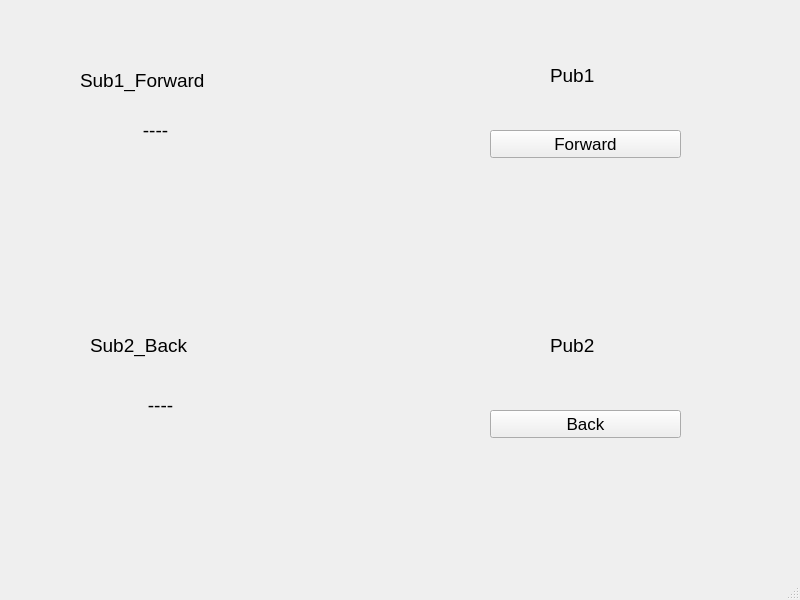
<?xml version="1.0" encoding="UTF-8"?>
<ui version="4.0">
 <class>MainWindow</class>
 <widget class="QMainWindow" name="MainWindow">
  <property name="geometry">
   <rect>
    <x>0</x>
    <y>0</y>
    <width>800</width>
    <height>600</height>
   </rect>
  </property>
  <property name="font">
   <font>
    <pointsize>13</pointsize>
   </font>
  </property>
  <property name="windowTitle">
   <string>MainWindow</string>
  </property>
  <widget class="QWidget" name="centralwidget">
   <widget class="QLabel" name="label">
    <property name="geometry">
     <rect>
      <x>80</x>
      <y>60</y>
      <width>151</width>
      <height>41</height>
     </rect>
    </property>
    <property name="font">
     <font>
      <pointsize>14</pointsize>
     </font>
    </property>
    <property name="text">
     <string>Sub1_Forward</string>
    </property>
   </widget>
   <widget class="QLabel" name="label_2">
    <property name="geometry">
     <rect>
      <x>90</x>
      <y>330</y>
      <width>131</width>
      <height>31</height>
     </rect>
    </property>
    <property name="font">
     <font>
      <pointsize>14</pointsize>
     </font>
    </property>
    <property name="text">
     <string>Sub2_Back</string>
    </property>
   </widget>
   <widget class="QLabel" name="label_3">
    <property name="geometry">
     <rect>
      <x>80</x>
      <y>110</y>
      <width>151</width>
      <height>41</height>
     </rect>
    </property>
    <property name="font">
     <font>
      <pointsize>14</pointsize>
     </font>
    </property>
    <property name="text">
     <string>----</string>
    </property>
    <property name="alignment">
     <set>Qt::AlignCenter</set>
    </property>
   </widget>
   <widget class="QLabel" name="label_4">
    <property name="geometry">
     <rect>
      <x>80</x>
      <y>380</y>
      <width>161</width>
      <height>51</height>
     </rect>
    </property>
    <property name="font">
     <font>
      <pointsize>14</pointsize>
     </font>
    </property>
    <property name="text">
     <string>----</string>
    </property>
    <property name="alignment">
     <set>Qt::AlignCenter</set>
    </property>
   </widget>
   <widget class="QLabel" name="label_5">
    <property name="geometry">
     <rect>
      <x>550</x>
      <y>60</y>
      <width>71</width>
      <height>31</height>
     </rect>
    </property>
    <property name="font">
     <font>
      <pointsize>14</pointsize>
     </font>
    </property>
    <property name="text">
     <string>Pub1</string>
    </property>
   </widget>
   <widget class="QLabel" name="label_6">
    <property name="geometry">
     <rect>
      <x>550</x>
      <y>330</y>
      <width>61</width>
      <height>31</height>
     </rect>
    </property>
    <property name="font">
     <font>
      <pointsize>14</pointsize>
     </font>
    </property>
    <property name="text">
     <string>Pub2</string>
    </property>
   </widget>
   <widget class="QPushButton" name="pushButton">
    <property name="geometry">
     <rect>
      <x>490</x>
      <y>130</y>
      <width>191</width>
      <height>28</height>
     </rect>
    </property>
    <property name="text">
     <string>Forward</string>
    </property>
   </widget>
   <widget class="QPushButton" name="pushButton_2">
    <property name="geometry">
     <rect>
      <x>490</x>
      <y>410</y>
      <width>191</width>
      <height>28</height>
     </rect>
    </property>
    <property name="text">
     <string>Back</string>
    </property>
   </widget>
  </widget>
  <widget class="QStatusBar" name="statusbar"/>
 </widget>
 <resources/>
 <connections/>
</ui>
